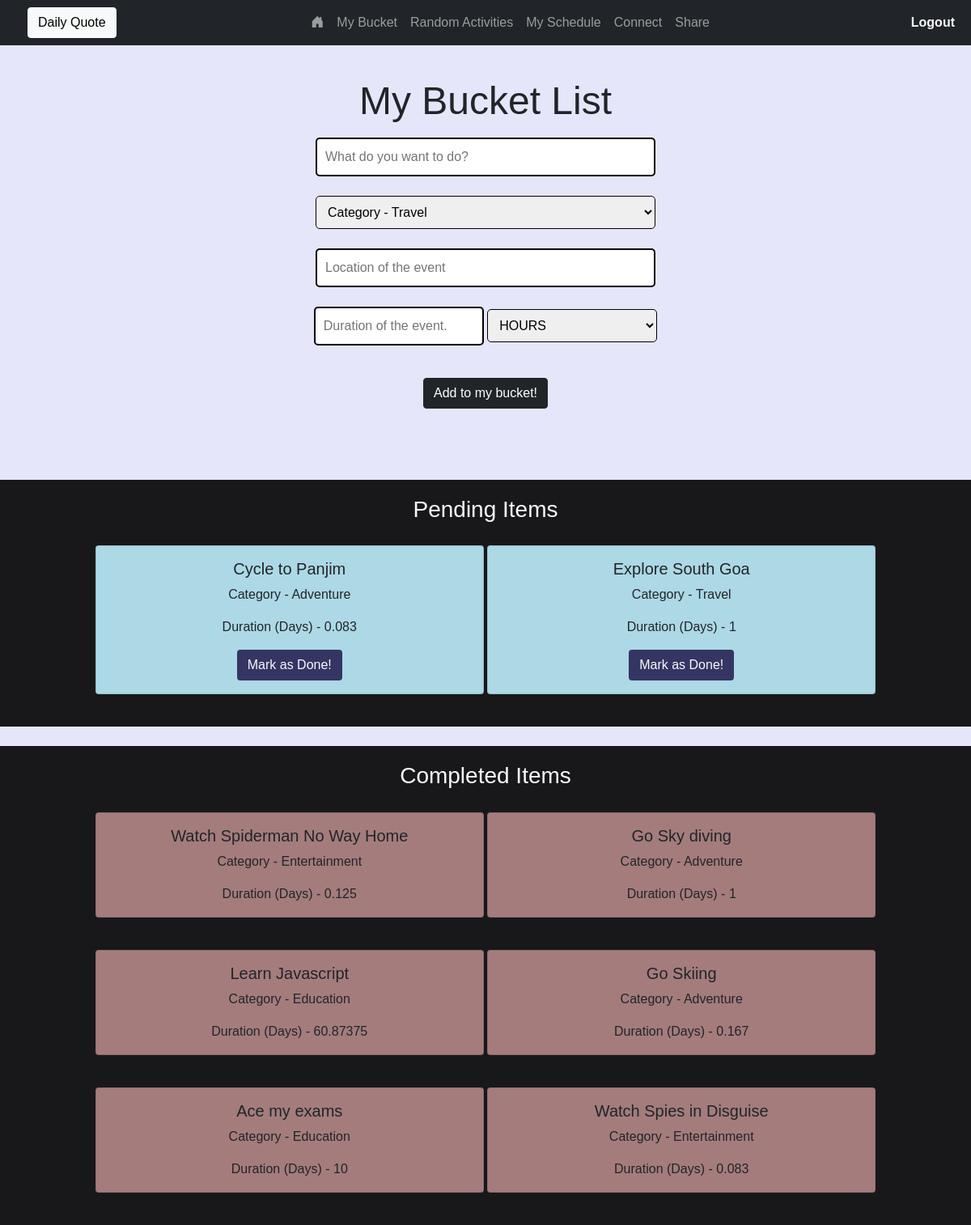
Page /bucket_list (signed in) on the committed database.
### different/models.py (models this page shows, shortened)
class Bucket_List(models.Model):
    bucket_id = models.CharField(max_length=250 , default='')
    username = models.CharField(max_length=250  , default='')
    item = models.CharField(max_length=350 ,default='')
    category = models.CharField(max_length=350 , default='')
    duration = models.CharField(max_length=100 , default='')
    location = models.CharField(max_length=350 , default='')
    status = models.CharField(max_length=250 , default='')

### different/views.py (the view)
# urls.py: path("bucket_list" , views.bucket_list , name="bucket_list") ,
@login_required
def bucket_list(request):
    if request.method == 'POST':
        bucket_task = request.POST['bucket_list_input']
        category = request.POST['category']
        duration_value = request.POST['duration']
        duration_unit = request.POST['time-unit']
        location = request.POST['location-input']
        if duration_unit == 'HOURS':
            duration = round(int(duration_value) / 24 , 3)
        elif duration_unit == 'DAYS':
            duration = duration_value
        elif duration_unit == 'MONTHS':
            duration = int(duration_value) * 30.436875
        buckets = Bucket_List.objects.filter(username = request.user.username).all()
        current_id = len(buckets) + 1
        username = request.user.username
        add_bucket = Bucket_List(bucket_id = current_id ,username=username , item = bucket_task , category = category , duration = duration , location = location , status = 'pending')
        add_bucket.save()
        return HttpResponseRedirect(reverse('bucket_list'))
    else:
        categories = ['Travel' , 'Relationships' , 'Career' , 'Financial' , 'Entertainment' , 'Adventure' , 'Contribution' , 'Creativity' , 'Education' , 'Health']
        pending_buckets = Bucket_List.objects.filter(username = request.user.username , status = 'pending').all()
        completed_buckets = Bucket_List.objects.filter(username = request.user.username , status = 'completed').all()
        return render(request , 'different/bucket_list.html' , {
            'categories':categories ,
            'buckets':pending_buckets ,
            'completed_items':completed_buckets
        })

### different/templates/different/bucket_list.html (shortened to what this page needs)
{% extends 'different/layout.html' %}
{% block body %}
<div id="main-bucket-content">
<p class="text-center display-5">My Bucket List</p>
<form action="{% url 'bucket_list' %}" method="post" class="mx-auto text-center">
    <input type="text" class="inputs text-center-mx-auto" name="bucket_list_input" placeholder="What do you want to do?" required>
    <br>
    <br>
    <select name="category" name="category" class="inputs" required>
        {% for value in categories %}
            <option value="{{value}}">Category - {{value}}</option>
        {% endfor %}
    </select>
    <br>
    <br>
    <input type="text" class="inputs text-center-mx-auto" name="location-input" placeholder="Location of the event" required>
    <br><br>
    <p class="text-center mx-auto">
        <input type="number" class="inputs-duration text-center-mx-auto" name="duration" placeholder="Duration of the event." required>
        <select name="time-unit" class="inputs-duration" required>
            <option value="HOURS">HOURS</option>
        </select>
    </p>
    <br>
    <input type="submit" value="Add to my bucket!" class="btn btn-dark text-center mx-auto">
</form>
</div>
<br><br>
<div id="pending-items">
  <h1 class="fs-3 text-center text-light">Pending Items</h1>
<div class="mx-auto text-center">
{% for bucket in buckets %}
<div class="card mx-auto bucket_cards">
    <div class="card-body">
      <h5 class="card-title">{{bucket.item}}</h5>
      <p class="card-text">Category - {{bucket.category}}</p>
      <p class="card-text">Duration (Days) - {{bucket.duration}}</p>
    <form action="{% url 'completed' bucket.item %}" method="post">
        <input type="submit" value="Mark as Done!" class="btn text-light  text-center" style="background-color: rgb(53, 53, 100);">
    </form>
    </div>
  </div>
  {% endfor %}
</div>
</div>
<br>
<div id="completed-items">
<h1 class="fs-3 text-center text-light">Completed Items</h1>
<div class="mx-auto text-center">
    {% for bucket in completed_items %}
    <div class="card mx-auto completed_bucket_cards">
        <div class="card-body">
          <h5 class="card-title">{{bucket.item}}</h5>
          <p class="card-text">Category - {{bucket.category}}</p>
          <p class="card-text">Duration (Days) - {{bucket.duration}}</p>
        </div>
      </div>
      {% endfor %}
    </div>
</div>
{% endblock %}

### different/templates/different/layout.html (shortened to what this page needs)
<!DOCTYPE html>
{% load static %}
<html lang="en">
<head>
    <link href="https://cdn.jsdelivr.net/npm/bootstrap@5.0.2/dist/css/bootstrap.min.css" rel="stylesheet">
    <link rel="stylesheet" href="{% static 'different/main.css' %}">
    <link rel="stylesheet" href="https://cdn.jsdelivr.net/npm/bootstrap-icons@1.8.1/font/bootstrap-icons.css">
</head>
<body>
    {% if user.is_authenticated %}
    <nav class="navbar navbar-expand-lg navbar-dark bg-dark text-center">
        <div class="container-fluid ">
          <div class="collapse navbar-collapse" id="navbarNav">
            <li class="nav-item">
              <button class="btn-light btn text-center"data-bs-toggle="modal" data-bs-target="#daily-quote-modal">Daily Quote</button>
            </li>
            <ul class="navbar-nav mx-auto">
              <li class="nav-item">
                <a class="nav-link nav-links" style="width:100%" href="{% url 'index' %}"  ><i class="bi bi-house-door-fill"></i></a>
              </li>
              <li class="nav-item">
                <a class="nav-link nav-links" style="width:100%" href="{% url 'bucket_list' %}"  >My Bucket</a>
              </li>
              <li class="nav-item">
                <a class="nav-link nav-links" style="width:100%"  href="{% url 'random' %}"   >Random Activities</a>
              </li>
              <li class="nav-item">
                <a class="nav-link nav-links" style="width:100%"  href="{% url 'calendar' %}">My Schedule</a>
              </li>
              <li class="nav-item">
                <a class="nav-link nav-links" style="width:100%"  href="{% url 'connect' %}">Connect</a>
              </li>
              <li class="nav-item">
                <a class="nav-link nav-links" style="width:100%"  href="{% url 'share' %}">Share</a>
              </li>
            </ul>
            <ul class="navbar-nav mr-auto">
              <li class="nav-item">
              <a class="nav-link nav-links text-light fw-bold" style="width:100%"  href="{% url 'logout' %}">Logout</a>
            </li>
            </ul>
          </div>
        </div>
      </nav>
{% endif %}
    <main>
    {% block body %}
    {% endblock %}
    </main>
</body>
</html>

### different/static/different/main.css (style rules this page uses)
body { font-family: 'Montserrat', sans-serif; background-color:lavender; }
.inputs { width: 35vw; height:auto; padding:10px; outline:none; border-color: black; border-style: solid; border-radius: 5px; }
.inputs-duration { width: 17.5vw; height:auto; padding:10px; outline:none; border-color: black; border-style: solid; border-radius: 5px; }
.bucket_cards { display:inline-block; width: 30rem; margin:20px; background-color: lightblue; }
.completed_bucket_cards { display:inline-block; width: 30rem; margin:20px; background-color: rgb(164, 124, 124); }
#pending-items { background-color: rgba(0, 0, 0, 0.894); height:auto; padding:20px; }
#completed-items { background-color: rgba(0, 0, 0, 0.894); height:auto; padding:20px; }
#main-bucket-content { padding:20px; margin:20px; }

### rows in the picture
Bucket_List: item "Cycle to Panjim", category "Adventure", duration "0.083"
Bucket_List: item "Explore South Goa", category "Travel", duration "1"
Bucket_List: item "Watch Spiderman No Way Home", category "Entertainment", duration "0.125"
Bucket_List: item "Go Sky diving", category "Adventure", duration "1"
Bucket_List: item "Learn Javascript", category "Education", duration "60.87375"
Bucket_List: item "Go Skiing", category "Adventure", duration "0.167"
Bucket_List: item "Ace my exams", category "Education", duration "10"
Bucket_List: item "Watch Spies in Disguise", category "Entertainment", duration "0.083"
